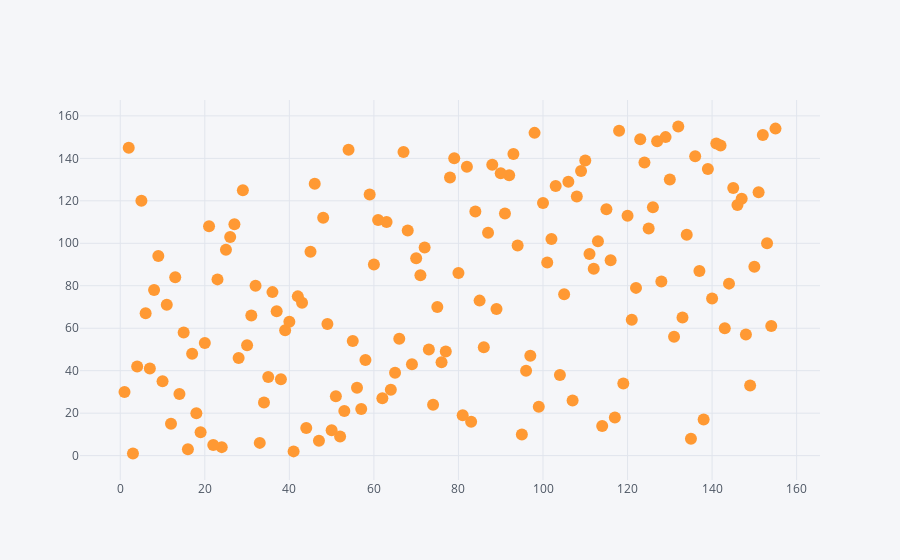

Notebook cell for this chart:
### Code cell
df.iplot(kind='scatter',x='Positive affect',y='Social support',mode='markers')

### Figure 1 — Plotly figure (JSON) as saved in the notebook; plotly's stock layout.template omitted (floating-point values rounded to 4 significant figures; data arrays with more than 128 entries replaced by an {"elided": "..."} marker saying what was removed)
{"data": [{"line": {"color": "rgba(255, 153, 51, 1.0)", "dash": "solid", "shape": "linear", "width": 1.3}, "marker": {"size": 12, "symbol": "circle"}, "mode": "markers", "name": "Social support", "text": "", "type": "scatter", "uid": "47a39d9d-88f1-4249-93c3-d6b1197c3bca", "x": {"elided": "156 int values"}, "y": {"elided": "156 mixed values"}}], "layout": {"legend": {"bgcolor": "#F5F6F9", "font": {"color": "#4D5663"}}, "paper_bgcolor": "#F5F6F9", "plot_bgcolor": "#F5F6F9", "title": {"font": {"color": "#4D5663"}}, "xaxis": {"gridcolor": "#E1E5ED", "showgrid": true, "tickfont": {"color": "#4D5663"}, "title": {"font": {"color": "#4D5663"}, "text": ""}, "zerolinecolor": "#E1E5ED"}, "yaxis": {"gridcolor": "#E1E5ED", "showgrid": true, "tickfont": {"color": "#4D5663"}, "title": {"font": {"color": "#4D5663"}, "text": ""}, "zerolinecolor": "#E1E5ED"}}}
